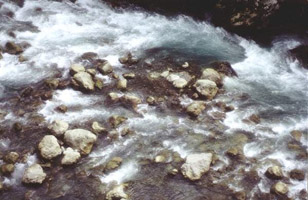
#> input picture img/StatisticalColorGrading/ImageS.jpg, 308 x 200 px, found by its file name
$ python StatisticalColorGrading.py
#> lines starting #> are read from the running program, lines starting #| are printed output that depends on the picture
from PIL import Image
import numpy as np
import matplotlib.pyplot as plt
import time
start_time = time.time()

source_image = np.array(Image.open('img/StatisticalColorGrading/imageS.jpg'))
#> source_image is the input picture: shape (200, 308, 3); mean R, G, B 138.3, 135.3, 136.1
target_image = np.array(Image.open('img/StatisticalColorGrading/imageT.jpg'))
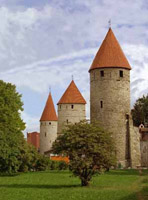
#> input picture img/StatisticalColorGrading/ImageT.jpg, 148 x 200 px, found by its file name
#> target_image is the input picture: shape (200, 148, 3); mean R, G, B 141.1, 135.9, 120.3

shape_s = source_image.shape
#> shape_s = (200, 308, 3)
shape_t = target_image.shape
#> shape_t = (200, 148, 3)

# number of image pixels
n_s = shape_s[0] * shape_s[1]
#> n_s = 61600
n_t = shape_t[0] * shape_t[1]
#> n_t = 29600

                                        ## First image (color source) ##

# Expectation #
E_red_s = np.sum([j[0] for i in source_image for j in i]) // n_s
#> E_red_s = 138
E_green_s = np.sum([j[1] for i in source_image for j in i]) // n_s
#> E_green_s = 135
E_blue_s = np.sum([j[2] for i in source_image for j in i]) // n_s
#> E_blue_s = 136

# Dispersion #
D_red_s = int((np.sum([(j[0] - E_red_s) ** 2 for i in source_image for j in i]) // n_s) ** .5)
#> D_red_s = 58
D_green_s = int((np.sum([(j[1] - E_green_s) ** 2 for i in source_image for j in i]) // n_s) ** .5)
#> D_green_s = 64
D_blue_s = int((np.sum([(j[2] - E_blue_s) ** 2 for i in source_image for j in i]) // n_s) ** .5)
#> D_blue_s = 65

                                                ## Second image ##

# Expectation #
E_red_t = np.sum([j[0] for i in target_image for j in i]) // n_t
#> E_red_t = 141
E_green_t = np.sum([j[1] for i in target_image for j in i]) // n_t
#> E_green_t = 135
E_blue_t = np.sum([j[2] for i in target_image for j in i]) // n_t
#> E_blue_t = 120

# Dispersion #
D_red_t = int((np.sum([(j[0] - E_red_t) ** 2 for i in target_image for j in i]) // n_t) ** .5)
#> D_red_t = 55
D_green_t = int((np.sum([(j[1] - E_green_t) ** 2 for i in target_image for j in i]) // n_t) ** .5)
#> D_green_t = 61
D_blue_t = int((np.sum([(j[2] - E_blue_t) ** 2 for i in target_image for j in i]) // n_t) ** .5)
#> D_blue_t = 90

                                                ## Finally ##

division_of_disp_red = D_red_s // D_red_t
#> division_of_disp_red = 1
division_of_disp_green = D_green_s // D_green_t
#> division_of_disp_green = 1
division_of_disp_blue = D_blue_s // D_blue_t
#> division_of_disp_blue = 0

# Checking for 'wrapping'
np.putmask(target_image[:, :, 0], E_red_s + (target_image[:, :, 0] - E_red_t) * (division_of_disp_red) > 255, 255)
np.putmask(target_image[:, :, 1], E_green_s + (target_image[:, :, 1] - E_green_t) * (division_of_disp_green) > 255, 255)
np.putmask(target_image[:, :, 2], E_blue_s + (target_image[:, :, 2] - E_blue_t) * (division_of_disp_blue) > 255, 255)

target_image = target_image.astype('float64')
np.putmask(target_image[:, :, 0],
           E_red_s + (target_image[:, :, 0] - E_red_t) * (division_of_disp_red) <= 255,
           E_red_s + (target_image[:, :, 0] - E_red_t) * (division_of_disp_red))
np.putmask(target_image[:, :, 1],
           E_green_s + (target_image[:, :, 1] - E_green_t) * (division_of_disp_green) <= 255,
           E_green_s + (target_image[:, :, 1] - E_green_t) * (division_of_disp_green))
np.putmask(target_image[:, :, 2],
           E_blue_s + (target_image[:, :, 2] - E_blue_t) * (division_of_disp_blue) <= 255,
           E_blue_s + (target_image[:, :, 2] - E_blue_t) * (division_of_disp_blue))
target_image = target_image.astype('uint8')
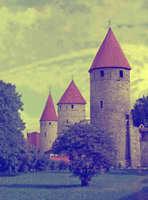
#> target_image: shape (200, 148, 3); mean R, G, B 138.1, 135.9, 136

print("--- %s seconds ---" % (time.time() - start_time))

plt.imshow(target_image)
plt.show()
